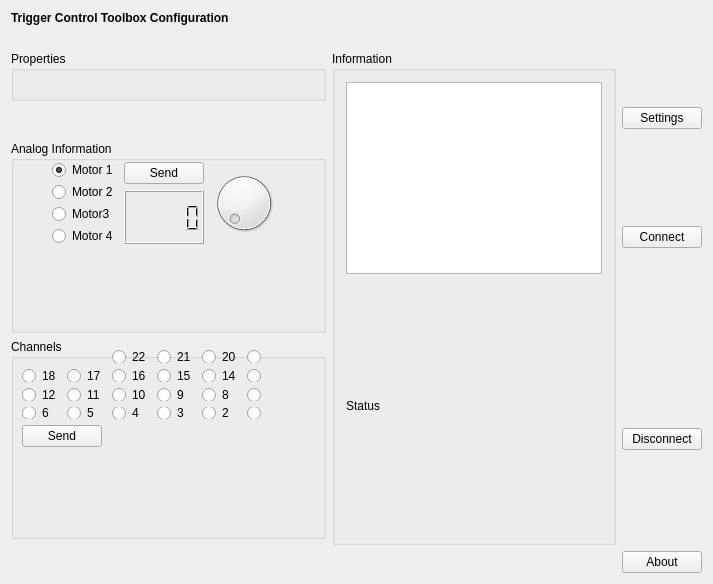
<?xml version="1.0" encoding="UTF-8"?>
<ui version="4.0">
 <class>TriggerControlSetupWidgetClass</class>
 <widget class="QWidget" name="TriggerControlSetupWidgetClass">
  <property name="geometry">
   <rect>
    <x>0</x>
    <y>0</y>
    <width>713</width>
    <height>584</height>
   </rect>
  </property>
  <property name="windowTitle">
   <string>DummySetupWidget</string>
  </property>
  <layout class="QGridLayout" name="gridLayout">
   <item row="2" column="0">
    <layout class="QGridLayout" name="m_qGridLayout_main">
     <item row="3" column="3">
      <widget class="QPushButton" name="m_qPushButton_Connect">
       <property name="text">
        <string>Connect</string>
       </property>
      </widget>
     </item>
     <item row="4" column="3">
      <widget class="QPushButton" name="m_qPushButton_Disconnect">
       <property name="text">
        <string>Disconnect</string>
       </property>
      </widget>
     </item>
     <item row="1" column="3">
      <widget class="QPushButton" name="m_qPushButton_Settings">
       <property name="text">
        <string>Settings</string>
       </property>
      </widget>
     </item>
     <item row="0" column="2" rowspan="6">
      <widget class="QGroupBox" name="m_qGroupBox_Information">
       <property name="title">
        <string>Information</string>
       </property>
       <layout class="QGridLayout" name="m_qGridLayout_Information">
        <item row="3" column="0">
         <widget class="QLabel" name="m_qLabel_Statusbar">
          <property name="sizePolicy">
           <sizepolicy hsizetype="Fixed" vsizetype="Preferred">
            <horstretch>0</horstretch>
            <verstretch>0</verstretch>
           </sizepolicy>
          </property>
          <property name="text">
           <string>Status</string>
          </property>
         </widget>
        </item>
        <item row="2" column="0">
         <widget class="QTextBrowser" name="m_qTextBrowser_Information">
          <property name="sizePolicy">
           <sizepolicy hsizetype="Fixed" vsizetype="Fixed">
            <horstretch>0</horstretch>
            <verstretch>0</verstretch>
           </sizepolicy>
          </property>
         </widget>
        </item>
       </layout>
      </widget>
     </item>
     <item row="6" column="2">
      <spacer name="m_qHorizontalSpacer_About">
       <property name="orientation">
        <enum>Qt::Horizontal</enum>
       </property>
       <property name="sizeType">
        <enum>QSizePolicy::Fixed</enum>
       </property>
       <property name="sizeHint" stdset="0">
        <size>
         <width>20</width>
         <height>20</height>
        </size>
       </property>
      </spacer>
     </item>
     <item row="6" column="3">
      <widget class="QPushButton" name="m_qPushButton_About">
       <property name="text">
        <string>About</string>
       </property>
      </widget>
     </item>
     <item row="0" column="0">
      <widget class="QGroupBox" name="m_qGroupBox_Properties">
       <property name="sizePolicy">
        <sizepolicy hsizetype="Expanding" vsizetype="Preferred">
         <horstretch>0</horstretch>
         <verstretch>0</verstretch>
        </sizepolicy>
       </property>
       <property name="minimumSize">
        <size>
         <width>0</width>
         <height>50</height>
        </size>
       </property>
       <property name="title">
        <string>Properties</string>
       </property>
       <property name="flat">
        <bool>false</bool>
       </property>
       <layout class="QGridLayout" name="m_qGridLayout_Properties"/>
      </widget>
     </item>
     <item row="4" column="0">
      <widget class="QGroupBox" name="m_qGroupBox_Channels">
       <property name="sizePolicy">
        <sizepolicy hsizetype="Expanding" vsizetype="Minimum">
         <horstretch>0</horstretch>
         <verstretch>0</verstretch>
        </sizepolicy>
       </property>
       <property name="minimumSize">
        <size>
         <width>0</width>
         <height>200</height>
        </size>
       </property>
       <property name="title">
        <string>Channels</string>
       </property>
       <widget class="QWidget" name="">
        <property name="geometry">
         <rect>
          <x>0</x>
          <y>0</y>
          <width>250</width>
          <height>119</height>
         </rect>
        </property>
        <layout class="QFormLayout" name="formLayout_3">
         <item row="0" column="0">
          <layout class="QGridLayout" name="gridLayout_2">
           <item row="0" column="2">
            <widget class="QRadioButton" name="m_qRadioButton_22">
             <property name="text">
              <string>22</string>
             </property>
             <property name="autoExclusive">
              <bool>false</bool>
             </property>
            </widget>
           </item>
           <item row="0" column="3">
            <widget class="QRadioButton" name="m_qRadioButton_21">
             <property name="text">
              <string>21</string>
             </property>
             <property name="autoExclusive">
              <bool>false</bool>
             </property>
            </widget>
           </item>
           <item row="0" column="4">
            <widget class="QRadioButton" name="m_qRadioButton_20">
             <property name="text">
              <string>20</string>
             </property>
             <property name="autoExclusive">
              <bool>false</bool>
             </property>
            </widget>
           </item>
           <item row="0" column="5">
            <widget class="QRadioButton" name="m_qRadioButton_19">
             <property name="text">
              <string>19</string>
             </property>
             <property name="autoExclusive">
              <bool>false</bool>
             </property>
            </widget>
           </item>
           <item row="1" column="0">
            <widget class="QRadioButton" name="m_qRadioButton_18">
             <property name="text">
              <string>18</string>
             </property>
             <property name="autoExclusive">
              <bool>false</bool>
             </property>
            </widget>
           </item>
           <item row="1" column="1">
            <widget class="QRadioButton" name="m_qRadioButton_17">
             <property name="text">
              <string>17</string>
             </property>
             <property name="autoExclusive">
              <bool>false</bool>
             </property>
            </widget>
           </item>
           <item row="1" column="2">
            <widget class="QRadioButton" name="m_qRadioButton_16">
             <property name="text">
              <string>16</string>
             </property>
             <property name="autoExclusive">
              <bool>false</bool>
             </property>
            </widget>
           </item>
           <item row="1" column="3">
            <widget class="QRadioButton" name="m_qRadioButton_15">
             <property name="text">
              <string>15</string>
             </property>
             <property name="autoExclusive">
              <bool>false</bool>
             </property>
            </widget>
           </item>
           <item row="1" column="4">
            <widget class="QRadioButton" name="m_qRadioButton_14">
             <property name="text">
              <string>14</string>
             </property>
             <property name="autoExclusive">
              <bool>false</bool>
             </property>
            </widget>
           </item>
           <item row="1" column="5">
            <widget class="QRadioButton" name="m_qRadioButton_13">
             <property name="text">
              <string>13</string>
             </property>
             <property name="autoExclusive">
              <bool>false</bool>
             </property>
            </widget>
           </item>
           <item row="2" column="0">
            <widget class="QRadioButton" name="m_qRadioButton_12">
             <property name="text">
              <string>12</string>
             </property>
             <property name="autoExclusive">
              <bool>false</bool>
             </property>
            </widget>
           </item>
           <item row="2" column="1">
            <widget class="QRadioButton" name="m_qRadioButton_11">
             <property name="text">
              <string>11</string>
             </property>
             <property name="autoExclusive">
              <bool>false</bool>
             </property>
            </widget>
           </item>
           <item row="2" column="2">
            <widget class="QRadioButton" name="m_qRadioButton_10">
             <property name="text">
              <string>10</string>
             </property>
             <property name="autoExclusive">
              <bool>false</bool>
             </property>
            </widget>
           </item>
           <item row="2" column="3">
            <widget class="QRadioButton" name="m_qRadioButton_9">
             <property name="text">
              <string>9</string>
             </property>
             <property name="autoExclusive">
              <bool>false</bool>
             </property>
            </widget>
           </item>
           <item row="2" column="4">
            <widget class="QRadioButton" name="m_qRadioButton_8">
             <property name="text">
              <string>8</string>
             </property>
             <property name="autoExclusive">
              <bool>false</bool>
             </property>
            </widget>
           </item>
           <item row="2" column="5">
            <widget class="QRadioButton" name="m_qRadioButton_7">
             <property name="text">
              <string>7</string>
             </property>
             <property name="autoExclusive">
              <bool>false</bool>
             </property>
            </widget>
           </item>
           <item row="3" column="0">
            <widget class="QRadioButton" name="m_qRadioButton_6">
             <property name="text">
              <string>6</string>
             </property>
             <property name="autoExclusive">
              <bool>false</bool>
             </property>
            </widget>
           </item>
           <item row="3" column="1">
            <widget class="QRadioButton" name="m_qRadioButton_5">
             <property name="text">
              <string>5</string>
             </property>
             <property name="autoExclusive">
              <bool>false</bool>
             </property>
            </widget>
           </item>
           <item row="3" column="2">
            <widget class="QRadioButton" name="m_qRadioButton_4">
             <property name="text">
              <string>4</string>
             </property>
             <property name="autoExclusive">
              <bool>false</bool>
             </property>
            </widget>
           </item>
           <item row="3" column="3">
            <widget class="QRadioButton" name="m_qRadioButton_3">
             <property name="text">
              <string>3</string>
             </property>
             <property name="autoExclusive">
              <bool>false</bool>
             </property>
            </widget>
           </item>
           <item row="3" column="4">
            <widget class="QRadioButton" name="m_qRadioButton_2">
             <property name="text">
              <string>2</string>
             </property>
             <property name="autoExclusive">
              <bool>false</bool>
             </property>
            </widget>
           </item>
           <item row="3" column="5">
            <widget class="QRadioButton" name="m_qRadioButton_1">
             <property name="text">
              <string>1</string>
             </property>
             <property name="autoExclusive">
              <bool>false</bool>
             </property>
            </widget>
           </item>
          </layout>
         </item>
         <item row="1" column="0">
          <widget class="QPushButton" name="m_qPushButton_Send">
           <property name="text">
            <string>Send</string>
           </property>
          </widget>
         </item>
        </layout>
       </widget>
      </widget>
     </item>
     <item row="3" column="0">
      <widget class="QGroupBox" name="groupBox">
       <property name="sizePolicy">
        <sizepolicy hsizetype="Preferred" vsizetype="MinimumExpanding">
         <horstretch>0</horstretch>
         <verstretch>0</verstretch>
        </sizepolicy>
       </property>
       <property name="title">
        <string>Analog Information</string>
       </property>
       <widget class="QWidget" name="">
        <property name="geometry">
         <rect>
          <x>30</x>
          <y>10</y>
          <width>248</width>
          <height>104</height>
         </rect>
        </property>
        <layout class="QFormLayout" name="formLayout_2">
         <item row="0" column="0">
          <layout class="QFormLayout" name="formLayout">
           <item row="0" column="0">
            <widget class="QRadioButton" name="m_qRadioButton_motor1">
             <property name="text">
              <string>Motor 1</string>
             </property>
             <property name="checked">
              <bool>true</bool>
             </property>
            </widget>
           </item>
           <item row="1" column="0">
            <widget class="QRadioButton" name="m_qRadioButton_motor2">
             <property name="text">
              <string>Motor 2</string>
             </property>
            </widget>
           </item>
           <item row="2" column="0">
            <widget class="QRadioButton" name="m_qRadioButton_motor3">
             <property name="text">
              <string>Motor3</string>
             </property>
            </widget>
           </item>
           <item row="3" column="0">
            <widget class="QRadioButton" name="m_qRadioButton_motor4">
             <property name="text">
              <string>Motor 4</string>
             </property>
            </widget>
           </item>
          </layout>
         </item>
         <item row="0" column="1">
          <layout class="QGridLayout" name="gridLayout_3">
           <item row="1" column="0">
            <widget class="QLCDNumber" name="m_qAnalogDisp"/>
           </item>
           <item row="0" column="1" rowspan="2">
            <widget class="QDial" name="dial">
             <property name="maximum">
              <number>65535</number>
             </property>
            </widget>
           </item>
           <item row="0" column="0">
            <widget class="QPushButton" name="m_qPushButton_Sendanalog">
             <property name="text">
              <string>Send</string>
             </property>
            </widget>
           </item>
          </layout>
         </item>
        </layout>
       </widget>
      </widget>
     </item>
    </layout>
   </item>
   <item row="1" column="0">
    <spacer name="m_qVerticalSpacer_Headline">
     <property name="orientation">
      <enum>Qt::Vertical</enum>
     </property>
     <property name="sizeType">
      <enum>QSizePolicy::Fixed</enum>
     </property>
     <property name="sizeHint" stdset="0">
      <size>
       <width>20</width>
       <height>20</height>
      </size>
     </property>
    </spacer>
   </item>
   <item row="0" column="0">
    <widget class="QLabel" name="m_qLabel_Headline">
     <property name="font">
      <font>
       <weight>75</weight>
       <bold>true</bold>
      </font>
     </property>
     <property name="text">
      <string>Trigger Control Toolbox Configuration</string>
     </property>
    </widget>
   </item>
  </layout>
 </widget>
 <layoutdefault spacing="6" margin="11"/>
 <resources/>
 <connections>
  <connection>
   <sender>dial</sender>
   <signal>valueChanged(int)</signal>
   <receiver>m_qAnalogDisp</receiver>
   <slot>display(int)</slot>
   <hints>
    <hint type="sourcelabel">
     <x>291</x>
     <y>416</y>
    </hint>
    <hint type="destinationlabel">
     <x>294</x>
     <y>370</y>
    </hint>
   </hints>
  </connection>
 </connections>
</ui>
